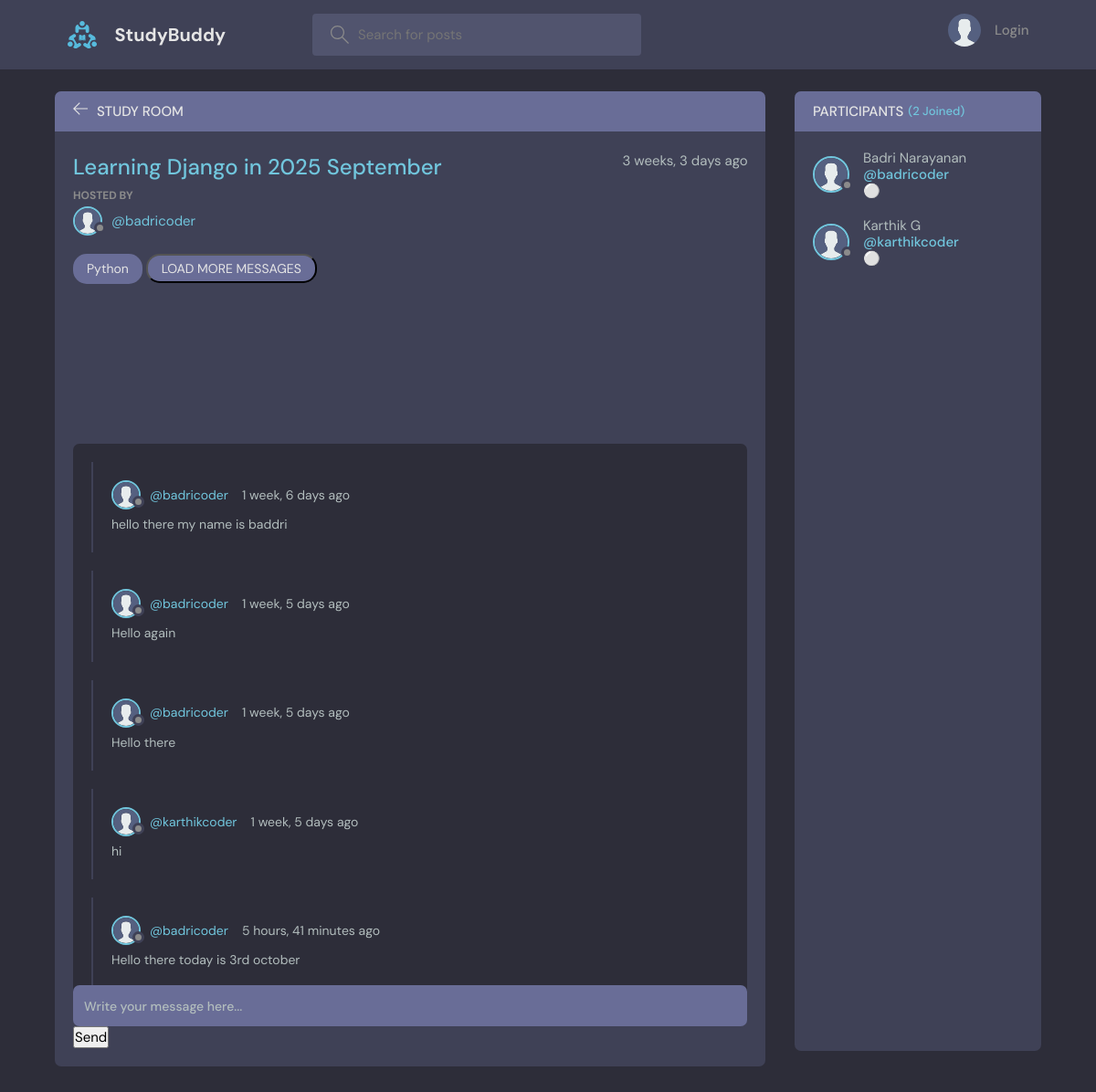
Screenshot of /room/22/ with the database file from the repository.
### base/models.py (models this page shows, shortened)
class Room(models.Model):
    host = models.ForeignKey(User, on_delete=models.SET_NULL, null=True)
    topic = models.ForeignKey(Topic, on_delete=models.SET_NULL, null=True)
    name = models.CharField(max_length=200)
    description = models.TextField(null=True, blank=True)
    participants = models.ManyToManyField(
        User, related_name='participants', blank=True)
    updated = models.DateTimeField(auto_now=True)
    created = models.DateTimeField(auto_now_add=True)
    class Meta:
        ordering = ['-updated', '-created']

class User(AbstractUser):
    username = models.CharField(max_length=150, unique=False, null=True, blank=True)  # make optional
    name = models.CharField(max_length=200, null=True)
    email = models.EmailField(unique=True, null=True)
    bio = models.TextField(null=True)
    avatar = models.ImageField(null=True, default="avatar.svg")
    USERNAME_FIELD = 'email'
    REQUIRED_FIELDS = []

class Topic(models.Model):
    name = models.CharField(max_length=200)
    def __str__(self):
        return self.name

class Message(models.Model):
    user = models.ForeignKey(User, on_delete=models.CASCADE)
    room = models.ForeignKey(Room, on_delete=models.CASCADE)
    body = models.TextField()
    updated = models.DateTimeField(auto_now=True)
    created = models.DateTimeField(auto_now_add=True)
    class Meta:
        ordering = ['-updated', '-created']

### base/views.py (the view)
# urls.py: path('room/<str:pk>/', views.room, name="room"),
def room(request, pk):
    room = Room.objects.get(id=pk)
    participants = room.participants.all()
    room_messages = room.message_set.order_by('-created')[:5]
    room_messages = reversed(room_messages)  # reverse to show oldest first
    tokens = get_tokens_for_user(request.user)
    context = {'room': room, 'room_messages': room_messages,'participants': participants,
               'jwt_access': tokens['access'],'jwt_refresh': tokens['refresh']}
    return render(request, 'base/room.html', context)

### base/views.py (called while the page is built)
def get_tokens_for_user(user):
    refresh = RefreshToken.for_user(user)
    return {
        'refresh': str(refresh),
        'access': str(refresh.access_token),
    }

### base/templates/base/room.html (shortened to what this page needs)
{% extends 'main.html' %}
{% block content %}
<main class="profile-page layout layout--2">
  <div class="container">
    <div class="room">
      <div class="room__top">
        <div class="room__topLeft">
          <a href="{% url 'home' %}">
            <svg version="1.1" xmlns="http://www.w3.org/2000/svg" width="32" height="32" viewBox="0 0 32 32">
              <title>arrow-left</title>
              <path
                d="M13.723 2.286l-13.723 13.714 13.719 13.714 1.616-1.611-10.96-10.96h27.625v-2.286h-27.625l10.965-10.965-1.616-1.607z">
              </path>
            </svg>
          </a>
          <h3>Study Room</h3>
        </div>
      </div>
      <div class="room__box scroll">
        <div class="room__header scroll">
          <div class="room__info">
            <h3>{{room.name}}</h3>
            <span>{{room.created|timesince}} ago</span>
          </div>
          <div class="room__hosted">
            <p>Hosted By</p>
            <a href="{% url 'user-profile' room.host.id %}" class="room__author">
              <div class="avatar avatar--small">
                <img src="{{room.host.avatar.url}}" />
              </div>
              <span>@{{room.host.username}}</span>
            </a>
          </div>
          <span class="room__topics">{{room.topic}}</span>
          <button id="load-more">LOAD MORE MESSAGES</button>
        </div>
        <div class="room__conversation">
          <div class="threads scroll">
            {% for message in room_messages %}
            <div class="thread">
              <div class="thread__top">
                <div class="thread__author">
                  <a href="{% url 'user-profile' message.user.id %}" class="thread__authorInfo">
                    <div class="avatar avatar--small">
                      <img src="{{message.user.avatar.url}}" />
                    </div>
                    <span>@{{message.user.username}}</span>
                  </a>
                  <span class="thread__date">{{message.created|timesince}} ago</span>
                </div>
              </div>
              <div class="thread__details">
                {{message.body}}
              </div>
            </div>
            {% endfor %}
          </div>
        </div>
      </div>
      <div class="room__message">
        <form id="chat-form">
          <input id="chat-message-input" name="body" placeholder="Write your message here..." autocomplete="off" />
          <button id="chat-message-submit" type="submit">Send</button>
        </form>
      </div>
    </div>
    <div class="participants">
      <h3 class="participants__top">Participants <span>({{participants.count}} Joined)</span></h3>
      <div class="participants__list scroll">
        {% for user in participants %}
        <a href="{%  url 'user-profile' user.id %}" class="participant">
          <div class="avatar avatar--medium">
            <img src="{{user.avatar.url}}" />
          </div>
          <p>
            {{user.name}}
            <span>@{{user.username}}</span>
            <span class="status-badge" data-username="{{user.username}}">⚪</span>
          </p>
        </a>
        {% endfor %}
      </div>
    </div>
  </div>
</main>
{% endblock content %}

### rows the page displays
Room: name "Learning Django in 2025 September", created "3 weeks, 3 days", host.avatar (placeholder picture), host.username "badricoder", topic "Python"
Message: user.avatar (placeholder picture), user.username "badricoder", created "1 week, 6 days", body "hello there my name is baddri"
Message: user.avatar (placeholder picture), user.username "badricoder", created "1 week, 5 days", body "Hello again"
Message: user.avatar (placeholder picture), user.username "badricoder", created "1 week, 5 days", body "Hello there"
Message: user.avatar (placeholder picture), user.username "karthikcoder", created "1 week, 5 days", body "hi"
Message: user.avatar (placeholder picture), user.username "badricoder", created "5 hours, 41 minutes", body "Hello there today is 3rd october"
User: avatar (placeholder picture), name "Badri Narayanan", username "badricoder"
User: avatar (placeholder picture), name "Karthik G", username "karthikcoder"

### other values shown
{{ participants.count }} "2"
